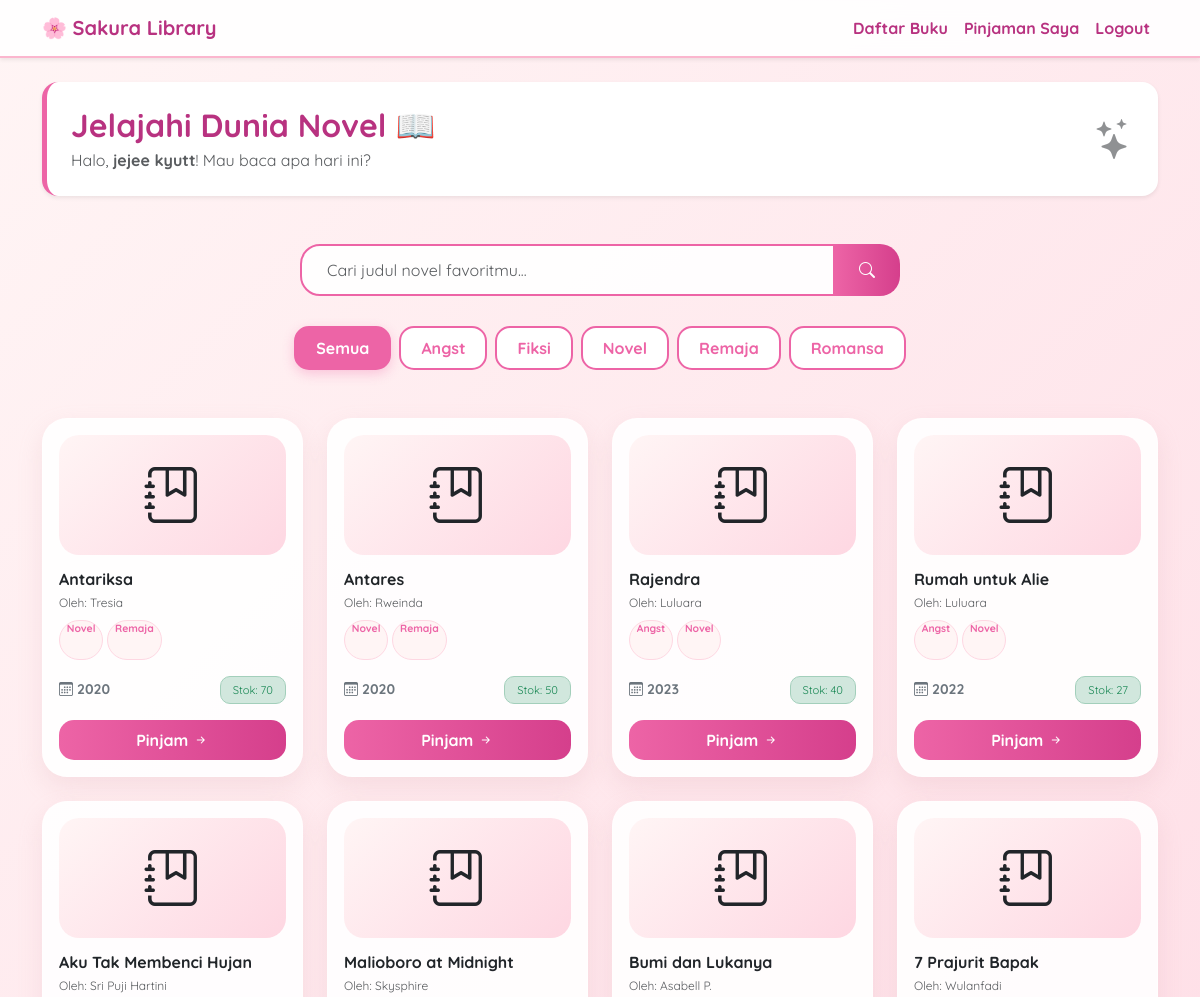
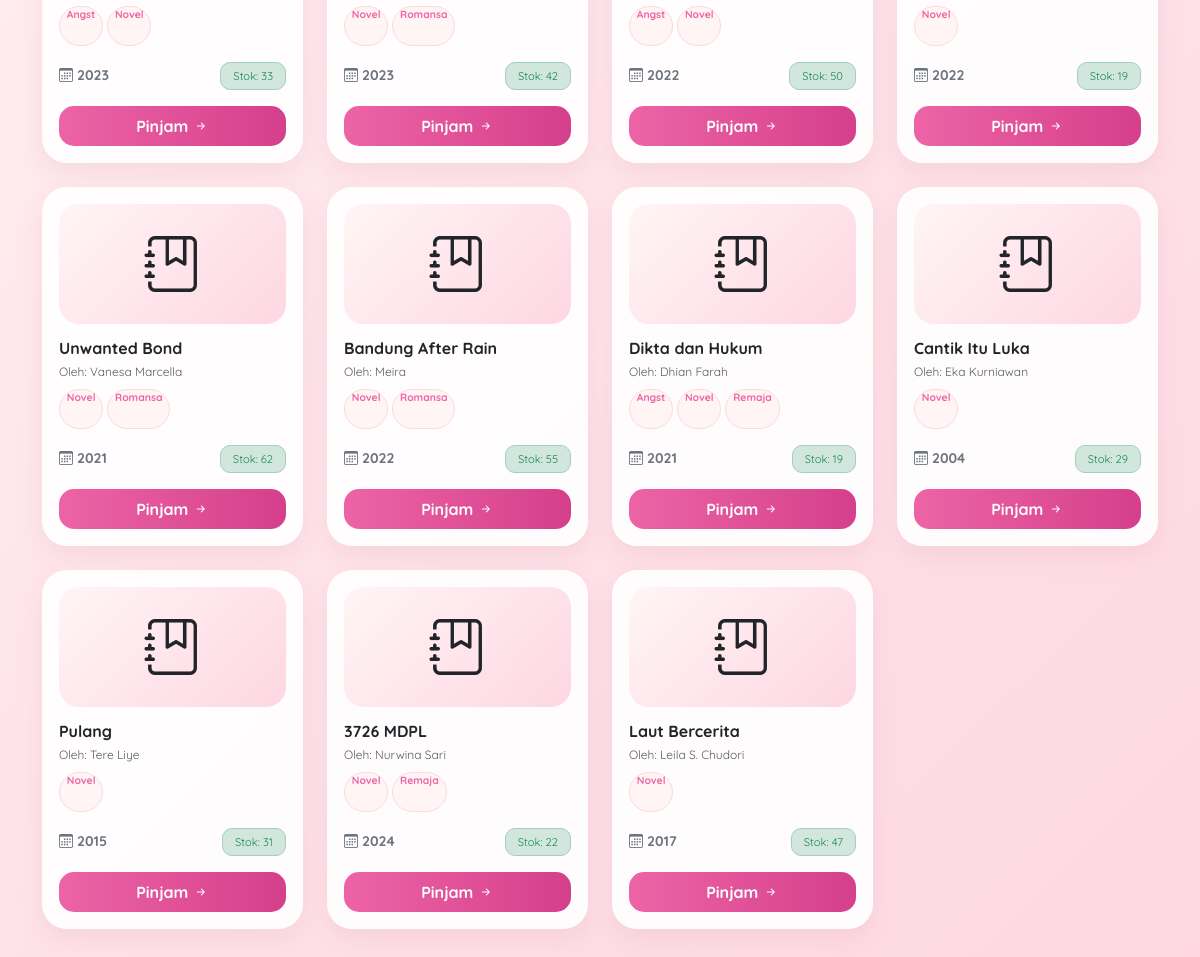
/peminjam/index.php (signed in), run on the app's committed database (2 pictures, top to bottom).
### tables this page shows
CREATE TABLE `kategori_buku` (
  `id_kategori` int(11) NOT NULL,
  `nama_kategori` varchar(255) NOT NULL
);

CREATE TABLE `buku` (
  `id_buku` int(11) NOT NULL,
  `judul` varchar(255) NOT NULL,
  `penulis` varchar(255) NOT NULL,
  `penerbit` varchar(255) NOT NULL,
  `tahun_terbit` int(11) NOT NULL,
  `stok` int(11) DEFAULT 0
);

### peminjam/index.php (the view, shortened to what this page needs)
<?php
include '../config/koneksi.php';
$kategori_aktif = isset($_GET['kategori']) ? mysqli_real_escape_string($koneksi, $_GET['kategori']) : "";
$search_query = isset($_GET['search']) ? mysqli_real_escape_string($koneksi, $_GET['search']) : "";
$where_sql = "";
?>
<!DOCTYPE html>
<html lang="id">
<head>
    <link href="https://cdn.jsdelivr.net/npm/bootstrap@5.3.0/dist/css/bootstrap.min.css" rel="stylesheet">
    <link rel="stylesheet" href="https://cdn.jsdelivr.net/npm/bootstrap-icons@1.11.1/font/bootstrap-icons.css">
</head>
<body>
<nav class="navbar navbar-expand-lg navbar-sakura mb-4 shadow-sm sticky-top">
    <div class="container">
        <a class="navbar-brand fw-bold" href="index.php">🌸 Sakura Library</a>
        <div class="collapse navbar-collapse" id="navbarNav">
            <div class="navbar-nav ms-auto">
                <a class="nav-link active" href="index.php">Daftar Buku</a>
                <a class="nav-link" href="pinjaman.php">Pinjaman Saya</a>
                <a class="nav-link text-danger fw-bold" href="../auth/logout.php" onclick="return confirm('Yakin ingin logout?')">Logout</a>
            </div>
        </div>
    </div>
</nav>
<div class="container pb-5">
    <div class="d-flex justify-content-between align-items-center mb-5 p-4 bg-white rounded-4 shadow-sm border-start border-5" style="border-color: #ed64a6 !important;">
        <div>
            <h2 class="mb-1" style="color: #b83280; font-weight: 800;">Jelajahi Dunia Novel 📖</h2>
            <p class="text-muted mb-0">Halo, <strong><?= htmlspecialchars($_SESSION['nama']); ?></strong>! Mau baca apa hari ini?</p>
        </div>
        <i class="bi bi-stars fs-1 text-sakura opacity-50"></i>
    </div>
    <div class="search-container">
        <form action="index.php" method="GET" class="input-group">
            <input type="text" name="search" class="form-control search-input"
                   placeholder="Cari judul novel favoritmu..." value="<?= htmlspecialchars($search_query); ?>">
            <button class="btn search-btn" type="submit">
                <i class="bi bi-search"></i>
            </button>
        </form>
    </div>
    <div class="mb-5 d-flex flex-wrap gap-2 justify-content-center">
        <a href="index.php<?= !empty($search_query) ? '?search='.urlencode($search_query) : '' ?>"
           class="btn-filter <?= ($kategori_aktif == "") ? 'active' : ''; ?>">Semua</a>
        <?php
        $kat_query = mysqli_query($koneksi, "SELECT * FROM kategori_buku ORDER BY nama_kategori ASC");
        while($k = mysqli_fetch_array($kat_query)) {
            $active_class = ($kategori_aktif == $k['id_kategori']) ? 'active' : '';
            $url = "index.php?kategori=" . $k['id_kategori'];
            echo "<a href='$url' class='btn-filter $active_class'>".$k['nama_kategori']."</a>";
        }
        ?>
    </div>
    <div class="row g-4">
        <?php
        $sql = "SELECT buku.*,
                GROUP_CONCAT(DISTINCT kategori_buku.nama_kategori SEPARATOR ', ') AS daftar_kategori
                FROM buku
                LEFT JOIN kategori_buku_relasi ON buku.id_buku = kategori_buku_relasi.id_buku
                LEFT JOIN kategori_buku ON kategori_buku_relasi.id_kategori = kategori_buku.id_kategori
                $where_sql
                GROUP BY buku.id_buku
                ORDER BY buku.id_buku DESC";
        $query_buku = mysqli_query($koneksi, $sql);
        if(mysqli_num_rows($query_buku) > 0) {
            while($row = mysqli_fetch_array($query_buku)) {
        ?>
        <div class="col-6 col-md-4 col-lg-3">
            <div class="card card-sakura p-3">
                <div class="book-icon-wrapper">
                    <i class="bi bi-journal-bookmark text-sakura"></i>
                </div>
                <div class="card-body p-0 d-flex flex-column">
                    <h6 class="fw-bold text-dark text-truncate mb-1" title="<?= $row['judul']; ?>">
                        <?= htmlspecialchars($row['judul']); ?>
                    </h6>
                    <p class="text-muted mb-2" style="font-size: 0.75rem;">Oleh: <?= htmlspecialchars($row['penulis']); ?></p>
                    <div class="mb-3 d-flex flex-wrap gap-1" style="min-height: 40px;">
                        <?php
                        if(!empty($row['daftar_kategori'])){
                            $kat = explode(', ', $row['daftar_kategori']);
                            foreach($kat as $k) echo '<span class="badge rounded-pill badge-kategori">'.htmlspecialchars($k).'</span>';
                        } else { echo '<span class="badge rounded-pill bg-light text-muted" style="font-size: 0.65rem;">Umum</span>'; }
                        ?>
                    </div>
                    <div class="d-flex justify-content-between align-items-center mb-3">
                        <span class="text-secondary small fw-bold"><i class="bi bi-calendar3"></i> <?= $row['tahun_terbit']; ?></span>
                        <?php if($row['stok'] > 0): ?>
                            <span class="status-badge bg-success-subtle text-success border border-success-subtle">
                                Stok: <?= $row['stok']; ?>
                            </span>
                        <?php else: ?>
                            <span class="status-badge bg-danger-subtle text-danger border border-danger-subtle">Habis</span>
                        <?php endif; ?>
                    </div>
                    <?php if($row['stok'] > 0): ?>
                        <a href="pinjam_buku.php?id=<?= $row['id_buku']; ?>" class="btn btn-sakura w-100 py-2">
                            Pinjam <i class="bi bi-arrow-right-short"></i>
                        </a>
                    <?php else: ?>
                        <button class="btn btn-secondary w-100 py-2 disabled" style="border-radius: 15px;">
                            Tidak Tersedia
                        </button>
                    <?php endif; ?>
                </div>
            </div>
        </div>
        <?php
            }
        } else {
            echo "<div class='col-12 text-center py-5'>
                    <i class='bi bi-search display-1 text-muted opacity-25'></i>
                    <h5 class='text-muted mt-3'>Buku yang kamu cari tidak ditemukan.</h5>
                    <a href='index.php' class='btn btn-sakura mt-2 px-4'>Reset Katalog</a>
                  </div>";
        }
        ?>
    </div>
</div>
</body>
</html>

### peminjam/index.php (style rules this page uses)
body { font-family: 'Quicksand', sans-serif; background: linear-gradient(135deg, #fff5f5 0%, #fed7e2 100%); background-attachment: fixed; min-height: 100vh; }
.navbar-sakura { background: rgba(255, 255, 255, 0.9); backdrop-filter: blur(10px); border-bottom: 2px solid #fbb6ce; }
.navbar-brand, .nav-link { color: #b83280 !important; font-weight: 700; }
.search-container { max-width: 600px; margin: 0 auto 30px; }
.search-input { border-radius: 20px 0 0 20px; border: 2px solid #ed64a6; padding: 12px 25px; background: rgba(255, 255, 255, 0.9); }
.search-btn { border-radius: 0 20px 20px 0; background: linear-gradient(to right, #ed64a6, #d53f8c); color: white; border: none; padding: 0 25px; }
.btn-filter { border: 2px solid #ed64a6; color: #ed64a6; border-radius: 15px; font-weight: 700; padding: 8px 20px; transition: 0.3s; background: white; text-decoration: none; }
.btn-filter:hover, .btn-filter.active { background: #ed64a6; color: white; box-shadow: 0 4px 12px rgba(237, 100, 166, 0.3); }
.card-sakura { background: rgba(255, 255, 255, 0.9); border-radius: 25px; border: 1px solid rgba(255, 255, 255, 0.5); box-shadow: 0 10px 25px rgba(214, 158, 172, 0.2); transition: all 0.4s cubic-bezier(0.175, 0.885, 0.32, 1.275); height: 100%; }
.book-icon-wrapper { background: linear-gradient(135deg, #fff5f5 0%, #fed7e2 100%); border-radius: 20px; height: 120px; display: flex; align-items: center; justify-content: center; margin-bottom: 15px; font-size: 3.5rem; }
.badge-kategori { background: #fff5f5; color: #ed64a6; border: 1px solid #fed7e2; font-weight: 700; font-size: 0.65rem; }
.btn-sakura { background: linear-gradient(to right, #ed64a6, #d53f8c); color: white; border-radius: 15px; font-weight: 700; border: none; transition: 0.3s; }
.status-badge { font-size: 0.7rem; padding: 5px 12px; border-radius: 10px; }

### data on the page
kategori_buku: nama_kategori "Angst"
kategori_buku: nama_kategori "Fiksi"
kategori_buku: nama_kategori "Novel"
kategori_buku: nama_kategori "Remaja"
kategori_buku: nama_kategori "Romansa"
buku: judul "Antariksa", penulis "Tresia", k "Novel", k "Remaja", tahun_terbit "2020", stok "70"
buku: judul "Antares", penulis "Rweinda", k "Novel", k "Remaja", tahun_terbit "2020", stok "50"
buku: judul "Rajendra", penulis "Luluara", k "Angst", k "Novel", tahun_terbit "2023", stok "40"
buku: judul "Rumah untuk Alie", penulis "Luluara", k "Angst", k "Novel", tahun_terbit "2022", stok "27"
buku: judul "Aku Tak Membenci Hujan", penulis "Sri Puji Hartini", k "Angst", k "Novel", tahun_terbit "2023", stok "33"
buku: judul "Malioboro at Midnight", penulis "Skysphire", k "Novel", k "Romansa", tahun_terbit "2023", stok "42"
buku: judul "Bumi dan Lukanya", penulis "Asabell P.", k "Angst", k "Novel", tahun_terbit "2022", stok "50"
buku: judul "7 Prajurit Bapak", penulis "Wulanfadi", k "Novel", tahun_terbit "2022", stok "19"
buku: judul "Unwanted Bond", penulis "Vanesa Marcella", k "Novel", k "Romansa", tahun_terbit "2021", stok "62"
buku: judul "Bandung After Rain", penulis "Meira", k "Novel", k "Romansa", tahun_terbit "2022", stok "55"
buku: judul "Dikta dan Hukum", penulis "Dhian Farah", k "Angst", k "Novel", k "Remaja", tahun_terbit "2021", stok "19"
buku: judul "Cantik Itu Luka", penulis "Eka Kurniawan", k "Novel", tahun_terbit "2004", stok "29"
buku: judul "Pulang", penulis "Tere Liye", k "Novel", tahun_terbit "2015", stok "31"
buku: judul "3726 MDPL", penulis "Nurwina Sari", k "Novel", k "Remaja", tahun_terbit "2024", stok "22"
buku: judul "Laut Bercerita", penulis "Leila S. Chudori", k "Novel", tahun_terbit "2017", stok "47"

### other printed values
$_SESSION['nama'] "jejee kyutt"
